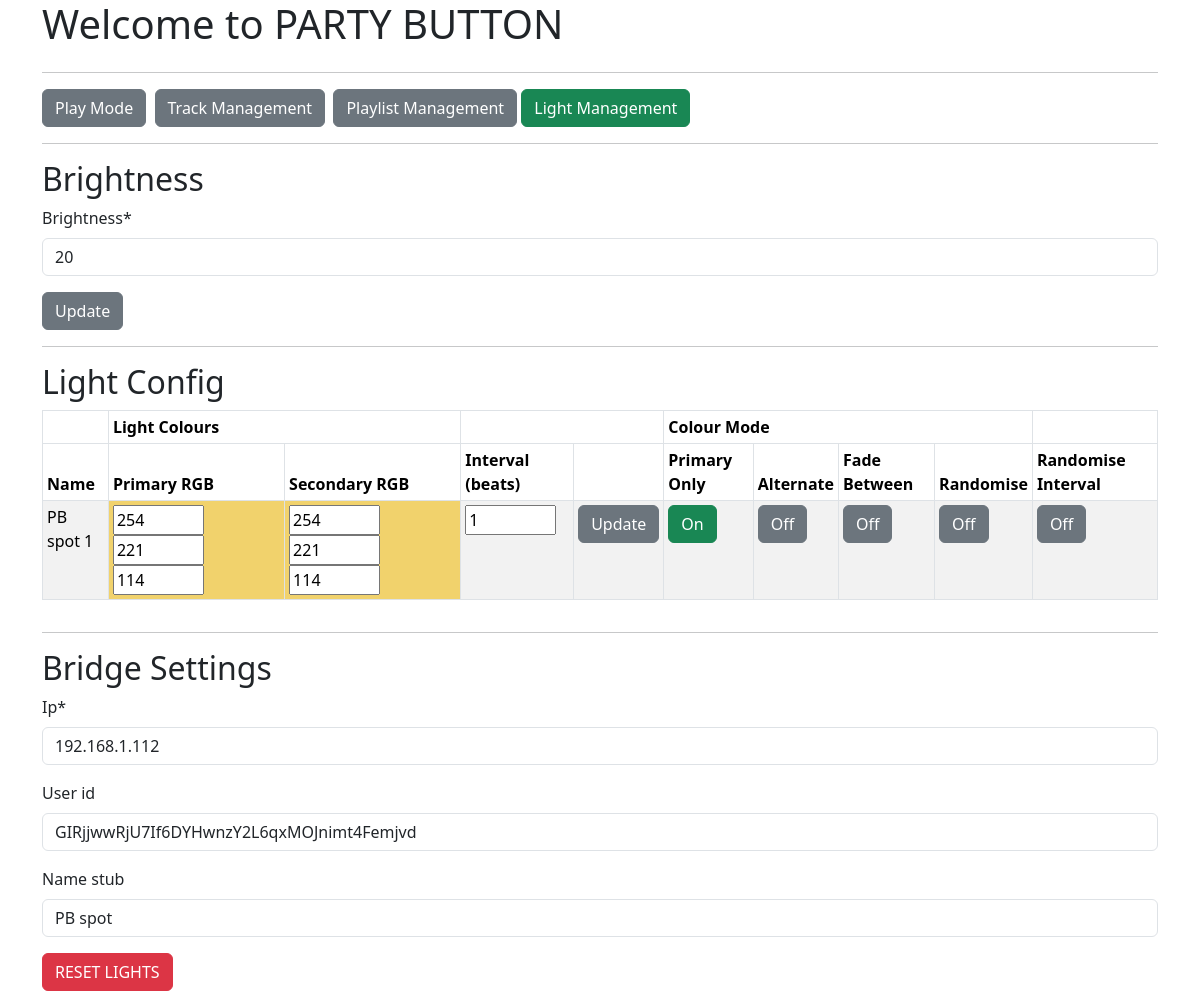
The app's page /lights/, older data.
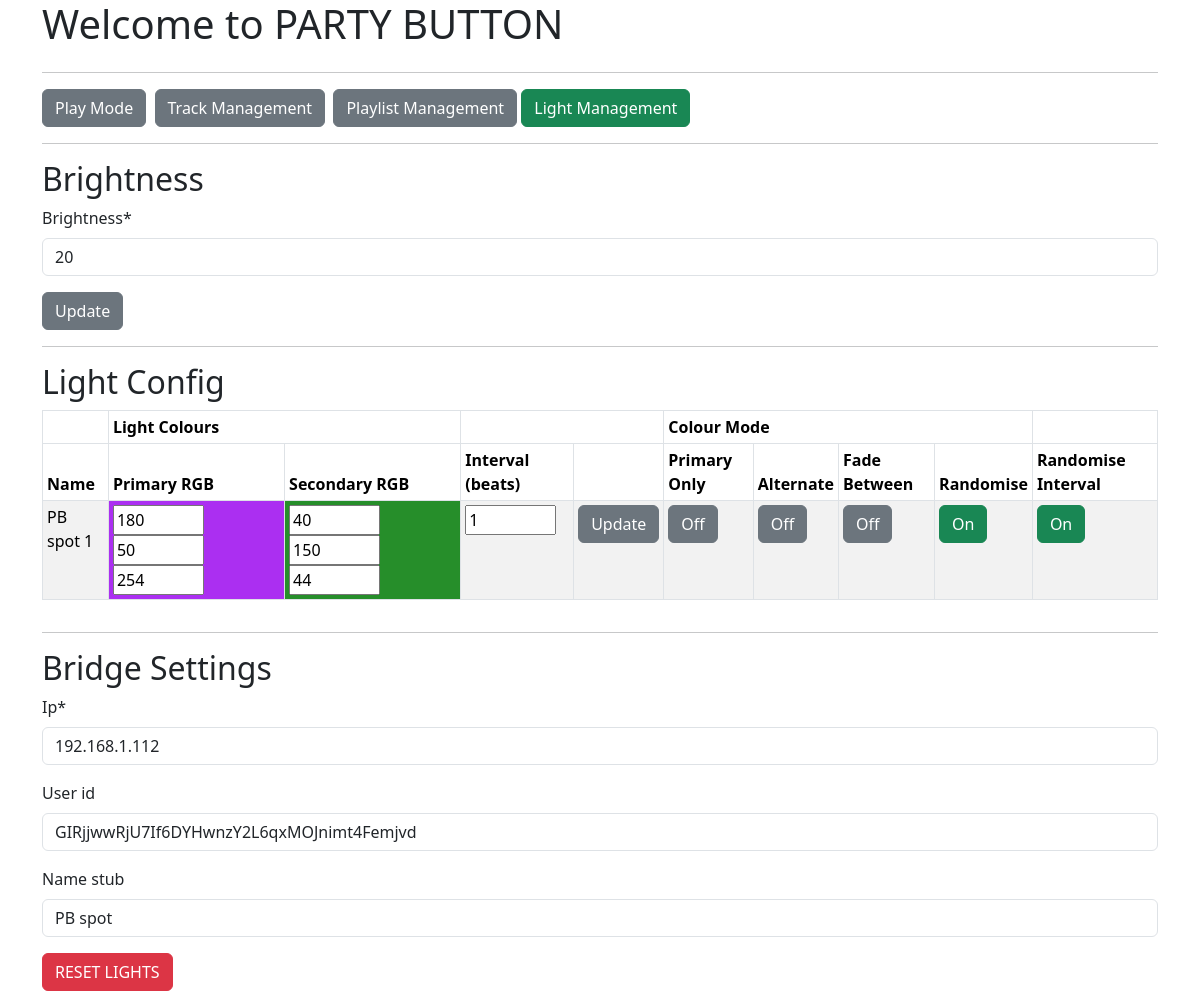
The same page, newer data.
### mp3_manager/models.py (models this page shows, shortened)
class Light(models.Model):
    name = models.CharField(max_length=200, blank=False, null=False)
    primary_R = models.IntegerField(blank=False, null=False,
                                    default=0,
                                    validators=[MinValueValidator(0),
                                                MaxValueValidator(254)])
    primary_G = models.IntegerField(blank=False, null=False,
                                    default=0,
                                    validators=[MinValueValidator(0),
                                                MaxValueValidator(254)])
    primary_B = models.IntegerField(blank=False, null=False,
                                    default=0,
                                    validators=[MinValueValidator(0),
                                                MaxValueValidator(254)])
    secondary_R = models.IntegerField(blank=False, null=False,
                                      default=0,
                                      validators=[MinValueValidator(0),
                                                  MaxValueValidator(254)])
    secondary_G = models.IntegerField(blank=False, null=False,
                                      default=0,
                                      validators=[MinValueValidator(0),
                                                  MaxValueValidator(254)])
    secondary_B = models.IntegerField(blank=False, null=False,
                                        default=0,
                                        validators=[MinValueValidator(0),
                                                    MaxValueValidator(254)])
    primary_H = models.IntegerField(blank=False, null=False,
                                    default=0,
                                    validators=[MinValueValidator(0),
                                                MaxValueValidator(65535)])
    primary_S = models.IntegerField(blank=False, null=False,
                                    default=0,
                                    validators=[MinValueValidator(0),
                                                MaxValueValidator(254)])
    primary_V = models.IntegerField(blank=False, null=False,
                                    default=0,
                                    validators=[MinValueValidator(0),
                                                MaxValueValidator(254)])
    secondary_H = models.IntegerField(blank=False, null=False,
                                      default=0,
                                      validators=[MinValueValidator(0),
                                                  MaxValueValidator(65535)])
    secondary_S = models.IntegerField(blank=False, null=False,
                                      default=0,
                                      validators=[MinValueValidator(0),
                                                  MaxValueValidator(254)])
    secondary_V = models.IntegerField(blank=False, null=False,
                                        default=0,
                                        validators=[MinValueValidator(0),
                                                    MaxValueValidator(254)])
    primary_colour = models.BooleanField(blank=False, null=False, default=True) # only hold to primary colour
    fade = models.BooleanField(blank=False, null=False, default=False) # move between primary and secondary colour
    random_colour = models.BooleanField(blank=False, null=False, default=False) # Change between random colours
    alternate_colour = models.BooleanField(blank=False, null=False, default=False) # Alternate between colours
    random_interval = models.BooleanField(blank=False, null=False, default=False) # Only change on random intervals
    interval_size = models.IntegerField(blank=False, null=False,                # Change interval size
                                      default=1,
                                      validators=[MinValueValidator(1),
                                                  MaxValueValidator(254)])

### mp3_manager/views.py (the view, shortened to what this page needs)
# urls.py: path("lights/", views.BridgeManagement.as_view(), name="bridge"),
class BridgeManagement(generic.ListView, FormMixin):
    template_name = "mp3_manager/lights.html"
    model = Bridge
    form_class = BridgeForm
    def get(self, request):
        bridge = Bridge.objects.all().first()
        lights = Light.objects.all()
        return render(request, self.template_name,
                      {"bridge": bridge,
                       "lights": lights,
                       "bridgeform": BridgeForm(instance=bridge),
                       "brightnessform": BrightnessForm(instance=bridge),
                       })

### mp3_manager/form.py
class BridgeForm(ModelForm):
    class Meta:
        model = Bridge
        fields = ['ip', 'user_id', 'name_stub']

class BrightnessForm(ModelForm):
    class Meta:
        model = Bridge
        fields = ['brightness']

### mp3_manager/templates/mp3_manager/lights.html (shortened to what the changed rows need)
{% extends "./base.html" %}
{% load crispy_forms_tags %}
{% block content %}
  <div class="row">
    <div class="col">
      <h2>Brightness</h2>
    </div>
  </div>
  <div class="row">
    <div class="col">
      <h2>Light Config</h2>
      {% if lights %}
      <table class="table table-striped table-bordered table-sm" cellspacing="0" width="100%">
        <thead>
          <tr><th></th><th colspan="2">Light Colours</th><th colspan="2"></th><th colspan="4">Colour Mode</th><th></th></tr>
          <tr><th>Name</th><th>Primary RGB</th><th>Secondary RGB</th><th>Interval (beats)</th><th></th><th>Primary Only</th><th>Alternate</th><th>Fade Between</th><th>Randomise</th><th>Randomise Interval</th></tr>
        </thead>
        <tbody>
          {% for light in lights %}
            <tr>
              <form id="light_form_{{ light.pk }}" id="light_update_{ light.pk }}" action={% url 'mp3_manager:lights' %} method="post" enctype="multipart/form-data">
              <td>{{ light.name }}</td>
              <td style="background: rgb({{ light.primary_R }},{{ light.primary_G }},{{ light.primary_B }});">
                <input size="4" type="textarea" id="primary_R" name="primary_R" value={{ light.primary_R }}>
                <input size="4" type="textarea" id="primary_G" name="primary_G" value={{ light.primary_G }}>
                <input size="4" type="textarea" id="primary_B" name="primary_B" value={{ light.primary_B }}>
              </td>
              <td style="background: rgb({{ light.secondary_R }},{{ light.secondary_G }},{{ light.secondary_B }});">
                <input size="4" type="textarea" id="secondary_R" name="secondary_R" value={{ light.secondary_R }}>
                <input size="4" type="textarea" id="secondary_G" name="secondary_G" value={{ light.secondary_G }}>
                <input size="4" type="textarea" id="secondary_B" name="secondary_B" value={{ light.secondary_B }}>
              </td>
              <td>
                <input size="4" type="textarea" id="interval_size" name="interval_size" value={{ light.interval_size }}>
              </td>
              <td>
                <input class="btn btn-secondary" type="submit" form="light_form_{{ light.pk }}" value="Update" name="light_update_{{ light.pk }}">
              </td>
              </form>
              <td>
                {% if light.primary_colour %}
                  <a href="{% url 'mp3_manager:lightprimary' pk=light.pk %}"><button type="button" class="btn btn-success">On</button></a>
                {% else %}
                  <a href="{% url 'mp3_manager:lightprimary' pk=light.pk %}"><button type="button" class="btn btn-secondary">Off</button></a>
                {% endif %}
              </td>
              <td>
                {% if light.alternate_colour %}
                  <a href="{% url 'mp3_manager:lightalternate' pk=light.pk %}"><button type="button" class="btn btn-success">On</button></a>
                {% else %}
                  <a href="{% url 'mp3_manager:lightalternate' pk=light.pk %}"><button type="button" class="btn btn-secondary">Off</button></a>
                {% endif %}
              </td>
              <td>
                {% if light.fade %}
                  <a href="{% url 'mp3_manager:lightfade' pk=light.pk %}"><button type="button" class="btn btn-success">On</button></a>
                {% else %}
                  <a href="{% url 'mp3_manager:lightfade' pk=light.pk %}"><button type="button" class="btn btn-secondary">Off</button></a>
                {% endif %}
              </td>
              <td>
                {% if light.random_colour %}
                  <a href="{% url 'mp3_manager:lightrandom' pk=light.pk %}"><button type="button" class="btn btn-success">On</button></a>
                {% else %}
                  <a href="{% url 'mp3_manager:lightrandom' pk=light.pk %}"><button type="button" class="btn btn-secondary">Off</button></a>
                {% endif %}
              </td>
              <td>
                {% if light.random_interval %}
                  <a href="{% url 'mp3_manager:lightinterval' pk=light.pk %}"><button type="button" class="btn btn-success">On</button></a>
                {% else %}
                  <a href="{% url 'mp3_manager:lightinterval' pk=light.pk %}"><button type="button" class="btn btn-secondary">Off</button></a>
                {% endif %}
              </td>
            </tr>
          {% endfor %}
        </tbody>
      </table>
      {% endif %}
    </div>
  </div>
  <div class="row">
    <div class="col">
      <h2>Bridge Settings</h2>
    </div>
  </div>
{% endblock %}

Row changes from the older to the newer data that the page shows:
changed Light "PB spot 1": primary_R "254" → "180"; primary_G "221" → "50"; primary_B "114" → "254"; secondary_R "254" → "40"; secondary_G "221" → "150"; secondary_B "114" → "44"; primary_colour "On" → "Off"; random_colour "Off" → "On"; random_interval "Off" → "On"
